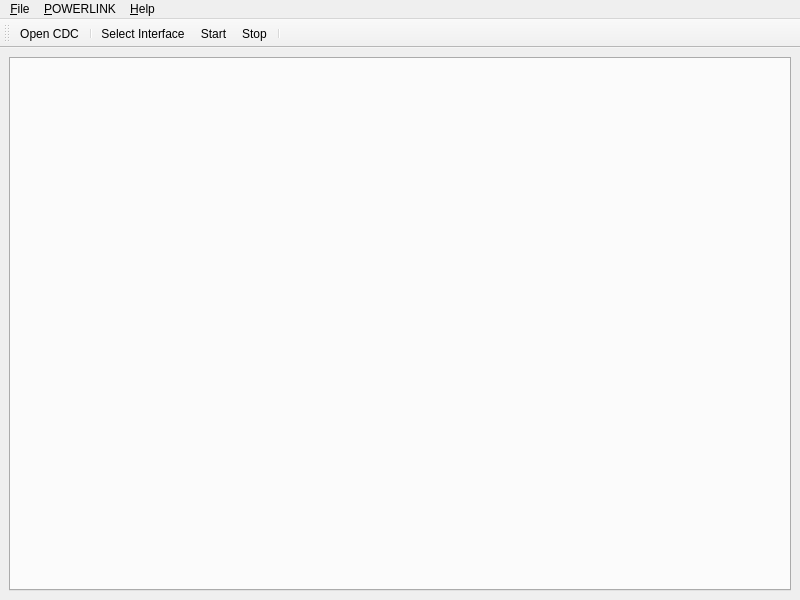
<?xml version="1.0" encoding="UTF-8"?>
<ui version="4.0">
 <author>Ramakrishnan Periyakaruppan</author>
 <class>MainWindow</class>
 <widget class="QMainWindow" name="MainWindow">
  <property name="geometry">
   <rect>
    <x>0</x>
    <y>0</y>
    <width>800</width>
    <height>600</height>
   </rect>
  </property>
  <property name="minimumSize">
   <size>
    <width>800</width>
    <height>600</height>
   </size>
  </property>
  <property name="windowTitle">
   <string>openPOWERLINK MN Demo</string>
  </property>
  <property name="windowIcon">
   <iconset resource="resources/images.qrc">
    <normaloff>:/new/images/EpsgIcon.png</normaloff>:/new/images/EpsgIcon.png</iconset>
  </property>
  <widget class="QWidget" name="centralwidget">
   <layout class="QGridLayout" name="gridLayout">
    <item row="0" column="0">
     <widget class="QTabWidget" name="tabWidget">
      <property name="currentIndex">
       <number>-1</number>
      </property>
      <property name="movable">
       <bool>true</bool>
      </property>
     </widget>
    </item>
   </layout>
  </widget>
  <widget class="QMenuBar" name="menubar">
   <property name="geometry">
    <rect>
     <x>0</x>
     <y>0</y>
     <width>800</width>
     <height>20</height>
    </rect>
   </property>
   <widget class="QMenu" name="menuFile">
    <property name="title">
     <string>&amp;File</string>
    </property>
    <addaction name="actionOpen_CDC"/>
    <addaction name="separator"/>
    <addaction name="actionQuit"/>
   </widget>
   <widget class="QMenu" name="menuPowerlink">
    <property name="title">
     <string>&amp;POWERLINK</string>
    </property>
    <addaction name="actionSelect_Interface"/>
    <addaction name="separator"/>
    <addaction name="actionStart"/>
    <addaction name="actionStop"/>
   </widget>
   <widget class="QMenu" name="menuHelp">
    <property name="title">
     <string>&amp;Help</string>
    </property>
    <addaction name="actionHelp"/>
    <addaction name="separator"/>
    <addaction name="actionAbout"/>
   </widget>
   <addaction name="menuFile"/>
   <addaction name="menuPowerlink"/>
   <addaction name="menuHelp"/>
  </widget>
  <widget class="QToolBar" name="toolBar">
   <property name="windowTitle">
    <string>openPOWERLINK</string>
   </property>
   <property name="toolButtonStyle">
    <enum>Qt::ToolButtonTextUnderIcon</enum>
   </property>
   <attribute name="toolBarArea">
    <enum>TopToolBarArea</enum>
   </attribute>
   <attribute name="toolBarBreak">
    <bool>false</bool>
   </attribute>
   <addaction name="actionOpen_CDC"/>
   <addaction name="separator"/>
   <addaction name="actionSelect_Interface"/>
   <addaction name="actionStart"/>
   <addaction name="actionStop"/>
   <addaction name="separator"/>
  </widget>
  <action name="actionOpen_CDC">
   <property name="icon">
    <iconset resource="resources/images.qrc">
     <normaloff>:/new/images/cdc.png</normaloff>:/new/images/cdc.png</iconset>
   </property>
   <property name="text">
    <string>&amp;Open CDC...</string>
   </property>
   <property name="toolTip">
    <string>Imports the CDC and XAP</string>
   </property>
  </action>
  <action name="actionQuit">
   <property name="icon">
    <iconset resource="resources/images.qrc">
     <normaloff>:/new/images/exit.png</normaloff>:/new/images/exit.png</iconset>
   </property>
   <property name="text">
    <string>E&amp;xit</string>
   </property>
   <property name="toolTip">
    <string>Exit the application</string>
   </property>
   <property name="shortcut">
    <string>Alt+F4</string>
   </property>
  </action>
  <action name="actionSelect_Interface">
   <property name="icon">
    <iconset resource="resources/images.qrc">
     <normaloff>:/new/images/networkInterface.png</normaloff>:/new/images/networkInterface.png</iconset>
   </property>
   <property name="text">
    <string>Select &amp;Interface...</string>
   </property>
   <property name="toolTip">
    <string>Selects the network interface</string>
   </property>
  </action>
  <action name="actionStart">
   <property name="icon">
    <iconset resource="resources/images.qrc">
     <normaloff>:/new/images/start.png</normaloff>:/new/images/start.png</iconset>
   </property>
   <property name="text">
    <string>&amp;Start</string>
   </property>
   <property name="toolTip">
    <string>Starts the POWERLINK stack</string>
   </property>
  </action>
  <action name="actionStop">
   <property name="icon">
    <iconset resource="resources/images.qrc">
     <normaloff>:/new/images/stop.png</normaloff>:/new/images/stop.png</iconset>
   </property>
   <property name="text">
    <string>S&amp;top</string>
   </property>
   <property name="toolTip">
    <string>Stops the POWERLINK stack</string>
   </property>
  </action>
  <action name="actionAbout">
   <property name="icon">
    <iconset resource="resources/images.qrc">
     <normaloff>:/new/images/KalycitoIcon.png</normaloff>:/new/images/KalycitoIcon.png</iconset>
   </property>
   <property name="text">
    <string>&amp;About...</string>
   </property>
  </action>
  <action name="actionHelp">
   <property name="text">
    <string>&amp;Help</string>
   </property>
   <property name="iconText">
    <string>Help</string>
   </property>
   <property name="toolTip">
    <string>Help documentation</string>
   </property>
   <property name="shortcut">
    <string>F1</string>
   </property>
  </action>
 </widget>
 <resources>
  <include location="resources/images.qrc"/>
 </resources>
 <connections/>
 <designerdata>
  <property name="gridDeltaX">
   <number>10</number>
  </property>
  <property name="gridDeltaY">
   <number>10</number>
  </property>
  <property name="gridSnapX">
   <bool>true</bool>
  </property>
  <property name="gridSnapY">
   <bool>true</bool>
  </property>
  <property name="gridVisible">
   <bool>true</bool>
  </property>
 </designerdata>
</ui>
